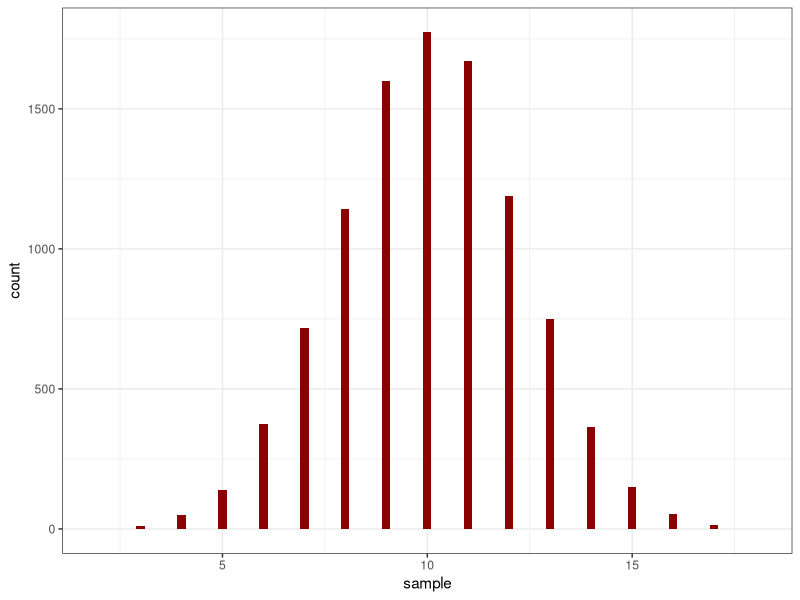
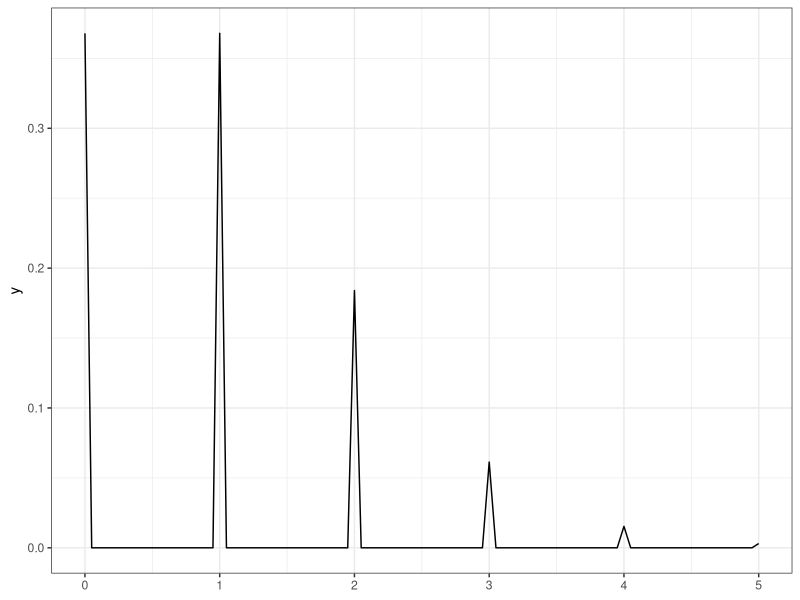
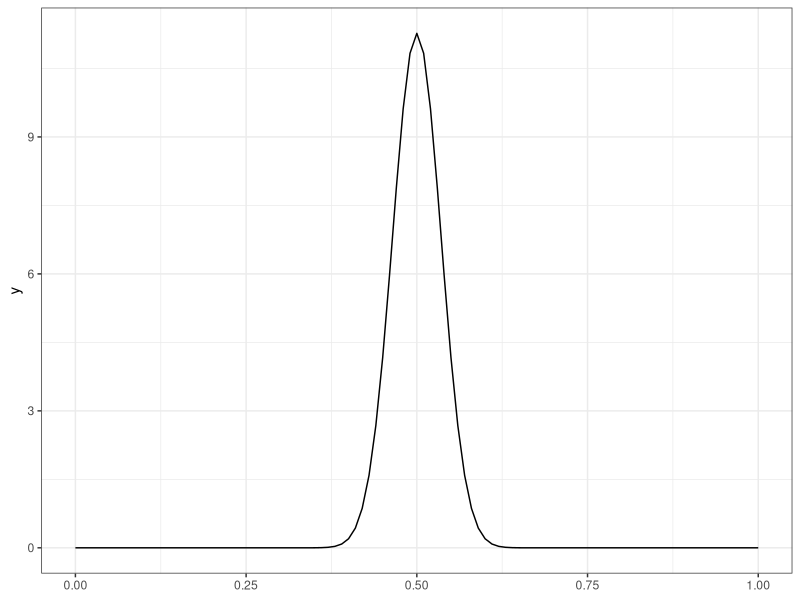
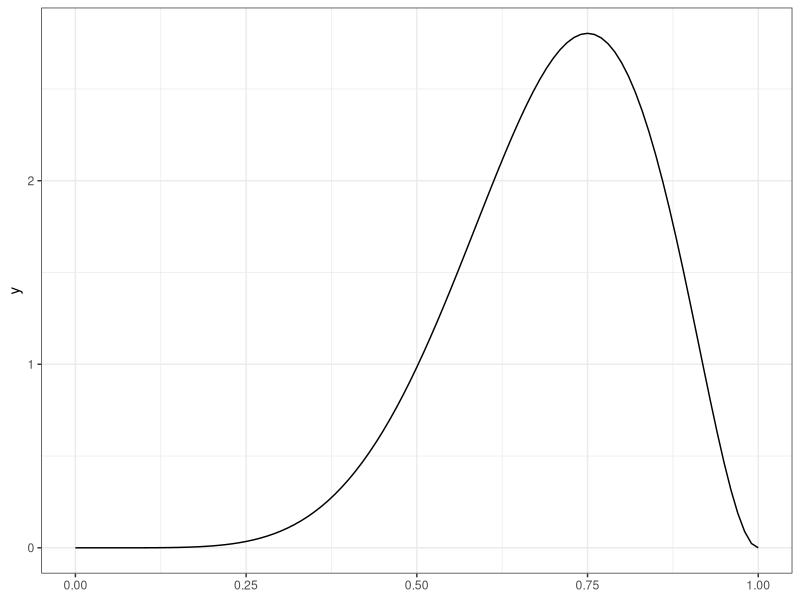
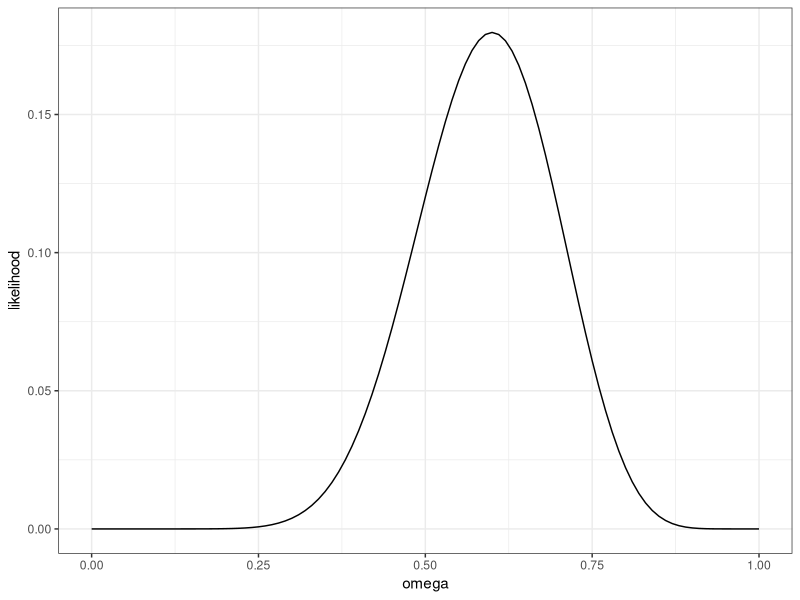
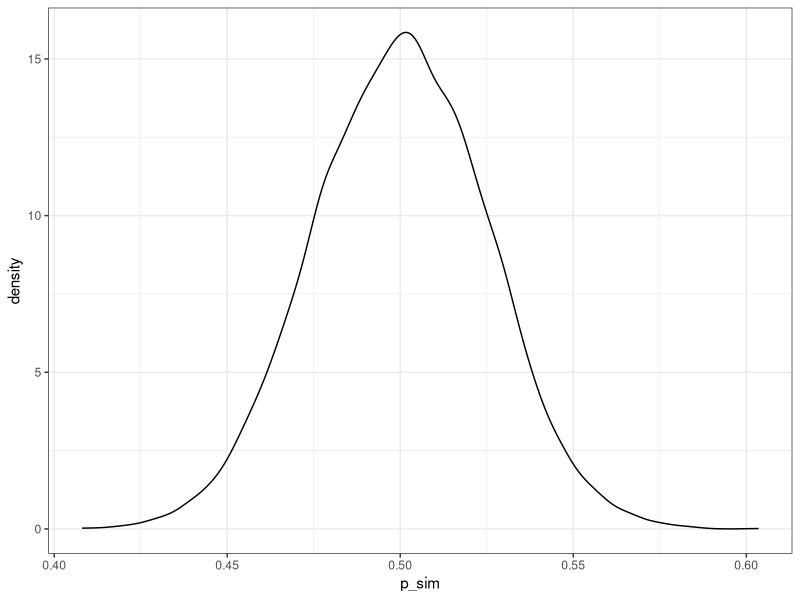
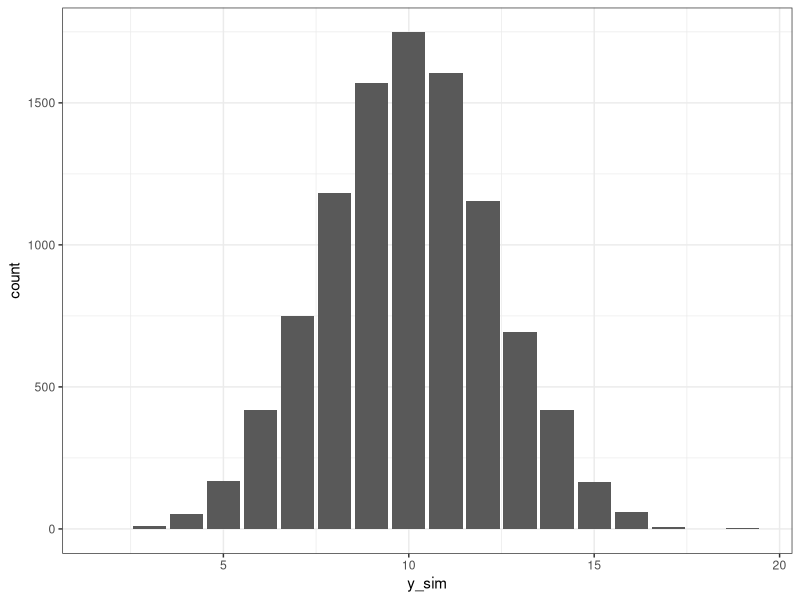

Write the R code that produced these figures, in order.

## ------------------------------------------------------------------------
library(ggplot2)
library(dplyr)

theme_set(theme_bw())

# 1. Statistical model

# Plot binomial distribution

sample <- rbinom(p=0.5, size=20, n=10000)
ggplot(tibble(sample))+
  geom_bar(aes(sample), fill="darkred",width = 0.2)

# Exercise 1.5

ggplot() +
  stat_function(fun = dpois, 
                args = list(lambda=1)) +
  xlim(c(0, 5))

# 3. Bayesian model

# Exercise coin

ggplot() +
  stat_function(fun = dbeta, 
                args = list(shape1 = 100, shape2 = 100)) +
  xlim(c(0, 1))

# Exercise world

ggplot() +
  stat_function(fun = dbeta, 
                args = list(shape1 = 7, shape2 = 3)) +
  xlim(c(0, 1))

## ------------------------------------------------------------------------

# 4. Likelihood function

# Exercise likelihood:

df <- tibble(
  omega = seq(0,1,0.01),
  likelihood = dbinom(12,20,omega))

ggplot(df)+
  geom_line(aes(omega,likelihood))

## ------------------------------------------------------------------------
## Predictive simulation

# Simulate 10000 draws from prior density: p_sim

p_sim <- rbeta(10000,200,200)

ggplot(tibble(p_sim))+
  geom_density(aes(p_sim))

# Simulate 10000 draws from the predictive density: y_sim

y_sim <- rbinom(10000,20,p_sim)

# Plot the prior predictive density

ggplot(tibble(y_sim))+
  geom_bar(aes(y_sim))

# Compute the probability of less than 5 tails

mean(y_sim<5)

# Find a 90 percent prediction interval for the number of tails

quantile(y_sim,c(0.05,0.95))

# Exercise 1.4

# a) Choose the parameters of a conjugate prior distribution (gamma), 
# and explain why you choose them (it might be useful to draw the 
# prior predictive distribution to back your choice up).



# b) Draw in the same graph the prior distribution and the 
# likelihood function.



# c) Draw the prior predictive distribution.



# Now, assume that the members of the association know nothing 
# about the number of weekly visitors:
# d) Choose the parameters of a conjugate prior distribution in 
# that case.

